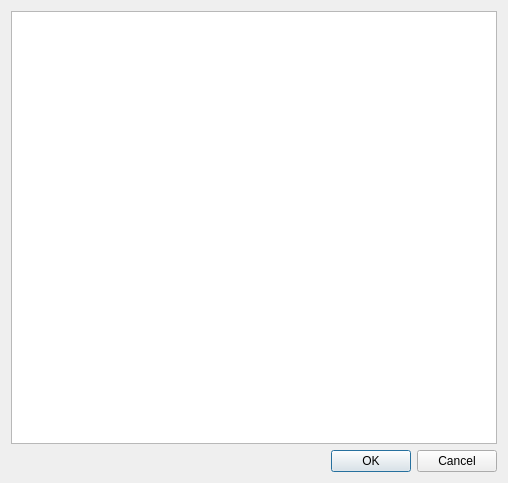
<?xml version="1.0" encoding="UTF-8"?>
<ui version="4.0">
 <class>AtomOverviewData</class>
 <widget class="QDialog" name="AtomOverviewData">
  <property name="geometry">
   <rect>
    <x>0</x>
    <y>0</y>
    <width>508</width>
    <height>483</height>
   </rect>
  </property>
  <property name="windowTitle">
   <string>Atom Overview</string>
  </property>
  <layout class="QVBoxLayout" name="verticalLayout">
   <item>
    <widget class="QTableWidget" name="table">
     <property name="alternatingRowColors">
      <bool>true</bool>
     </property>
     <property name="selectionMode">
      <enum>QAbstractItemView::NoSelection</enum>
     </property>
    </widget>
   </item>
   <item>
    <widget class="QDialogButtonBox" name="buttonBox">
     <property name="standardButtons">
      <set>QDialogButtonBox::Cancel|QDialogButtonBox::Ok</set>
     </property>
    </widget>
   </item>
  </layout>
 </widget>
 <resources/>
 <connections>
  <connection>
   <sender>buttonBox</sender>
   <signal>accepted()</signal>
   <receiver>AtomOverviewData</receiver>
   <slot>accept()</slot>
   <hints>
    <hint type="sourcelabel">
     <x>344</x>
     <y>462</y>
    </hint>
    <hint type="destinationlabel">
     <x>275</x>
     <y>535</y>
    </hint>
   </hints>
  </connection>
  <connection>
   <sender>buttonBox</sender>
   <signal>rejected()</signal>
   <receiver>AtomOverviewData</receiver>
   <slot>reject()</slot>
   <hints>
    <hint type="sourcelabel">
     <x>441</x>
     <y>464</y>
    </hint>
    <hint type="destinationlabel">
     <x>418</x>
     <y>531</y>
    </hint>
   </hints>
  </connection>
 </connections>
</ui>
